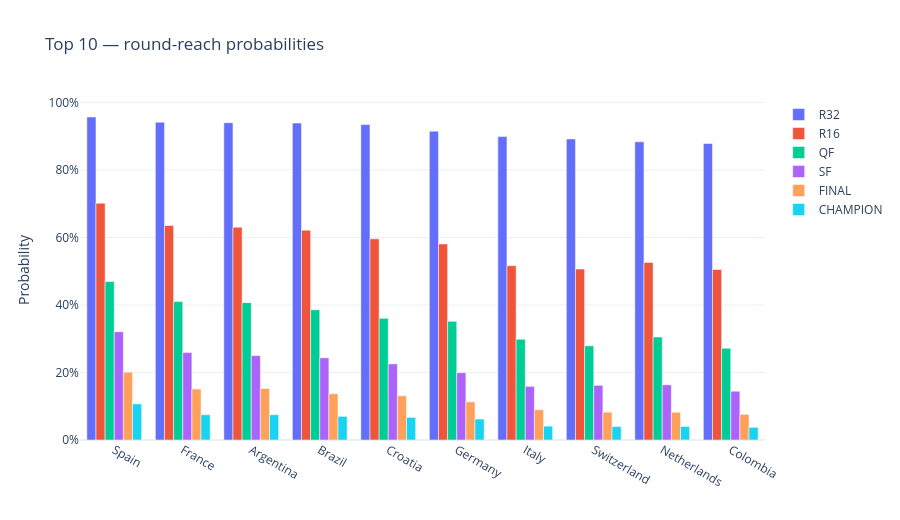

The code cell stored with this chart in its notebook:
### Code cell
rounds = ['p_r32','p_r16','p_qf','p_sf','p_final','p_champion']
top10 = sim.head(10)
fig = go.Figure()
for r in rounds:
    fig.add_bar(name=r.replace('p_','').upper(), x=top10['team'], y=top10[r])
fig.update_layout(barmode='group', template='plotly_white',
                  title='Top 10 — round-reach probabilities',
                  yaxis_title='Probability', yaxis_tickformat='.0%', height=520)
fig.show()

### Figure 1 — Plotly figure (JSON) as saved in the notebook; plotly's stock layout.template omitted (floating-point values rounded to 4 significant figures)
{"data": [{"name": "R32", "type": "bar", "x": ["Spain", "France", "Argentina", "Brazil", "Croatia", "Germany", "Italy", "Switzerland", "Netherlands", "Colombia"], "y": [0.957, 0.9415, 0.94, 0.939, 0.9345, 0.915, 0.899, 0.892, 0.8835, 0.8785]}, {"name": "R16", "type": "bar", "x": ["Spain", "France", "Argentina", "Brazil", "Croatia", "Germany", "Italy", "Switzerland", "Netherlands", "Colombia"], "y": [0.7015, 0.6355, 0.6305, 0.6215, 0.596, 0.581, 0.5165, 0.5065, 0.526, 0.5055]}, {"name": "QF", "type": "bar", "x": ["Spain", "France", "Argentina", "Brazil", "Croatia", "Germany", "Italy", "Switzerland", "Netherlands", "Colombia"], "y": [0.4695, 0.41, 0.407, 0.386, 0.3605, 0.3515, 0.2985, 0.279, 0.305, 0.272]}, {"name": "SF", "type": "bar", "x": ["Spain", "France", "Argentina", "Brazil", "Croatia", "Germany", "Italy", "Switzerland", "Netherlands", "Colombia"], "y": [0.321, 0.259, 0.25, 0.2435, 0.2255, 0.1995, 0.159, 0.162, 0.1635, 0.1445]}, {"name": "FINAL", "type": "bar", "x": ["Spain", "France", "Argentina", "Brazil", "Croatia", "Germany", "Italy", "Switzerland", "Netherlands", "Colombia"], "y": [0.201, 0.151, 0.1525, 0.137, 0.131, 0.113, 0.0895, 0.0825, 0.082, 0.076]}, {"name": "CHAMPION", "type": "bar", "x": ["Spain", "France", "Argentina", "Brazil", "Croatia", "Germany", "Italy", "Switzerland", "Netherlands", "Colombia"], "y": [0.107, 0.075, 0.075, 0.07, 0.067, 0.062, 0.041, 0.04, 0.04, 0.0375]}], "layout": {"barmode": "group", "height": 520, "title": {"text": "Top 10 — round-reach probabilities"}, "yaxis": {"tickformat": ".0%", "title": {"text": "Probability"}}}}
